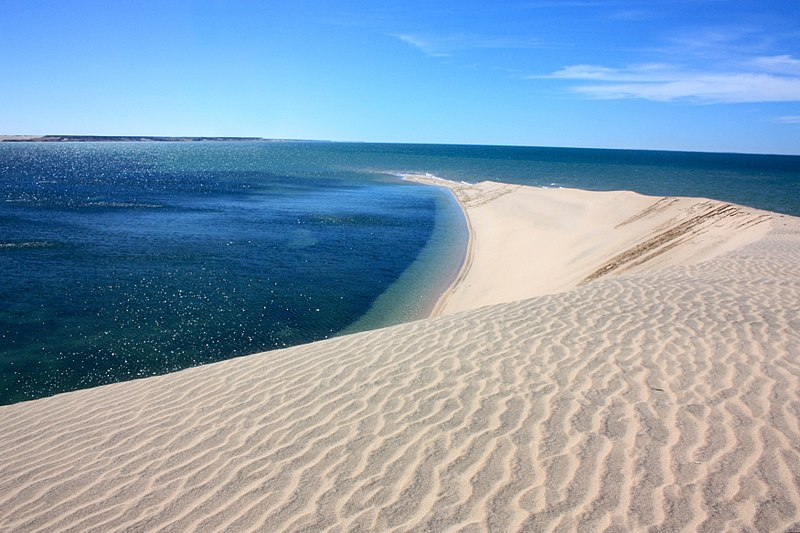
#> input picture src.jpg, 800 x 533 px
$ python averages.py
#> lines starting #> are read from the running program, lines starting #| are printed output that depends on the picture; long printed decimals are rounded
import numpy as np
import cv2
import sys
print(sys.version)

path = "./src.jpg"

height, width = cv2.imread(path, 0).shape
#> height = 533; width = 800
img = cv2.imread(path)
#> img is the input picture: shape (533, 800, 3); mean B, G, R 178.1, 157.1, 132.9

print(height)
#| 533
print(width)
#| 800

buckets = 2

average = img.mean(axis=0).mean(axis=0)
#> average = [178.1, 157.1, 132.9]


def fillArea(x1, x2, y1, y2, img, value):
    for x in range(x2-x1):
        for y in range(y2-y1):
            img[x+x1][y+y1] = value


rowAvg = []
columnAvg = []

outImg = []
for y in range(height):
    rowAvg.append(img[y:y+1].mean(axis=0).mean(axis=0))
    print(img[y:y+1].mean(axis=0).mean(axis=0))
#> this loop made 533 passes
#| [246.894 146.451  72.745  ]
#| [247.421 147.026  73.294]
#| [247.791 147.914  73.74   ]
#| [248.465   148.746  74.496]
#| [248.489 149.406  74.6025 ]
#| [248.1725 149.13    74.265 ]
#| [247.649 149.215    73.8425 ]
#| [248.039 149.614  74.234]
#> (further printed lines are left out)
#> after the loop, rowAvg = 533 items, first 6: [246.9, 146.5, 72.75], [247.4, 147, 73.29], [247.8, 147.9, 73.74], [248.5, 148.7, 74.5], [248.5, 149.4, 74.6], [248.2, 149.1, 74.27]

for x in range(width):
    # TODO optimize
    acc = [0, 0, 0]
    for y in range(height):
        acc += img[y, x]

    columnAvg.append(acc / height)
#> after the loop, columnAvg = 800 items, first 6: [147.6, 117.1, 85.84], [147.4, 117.1, 85.71], [147.9, 117.7, 86.62], [147.6, 117.5, 86.33], [147.2, 117.1, 86.33], [146.9, 117, 86.13]

# row avg
'''for y in range(height):
    outImg.append([])
    for x in range(width):
        outImg[y].append(rowAvg[y])'''

# column avg
for y in range(height):
    outImg.append([])
    for x in range(width):
        outImg[y].append(columnAvg[x])
#> after the loop, outImg = 533 items

npImg = np.uint8(outImg)
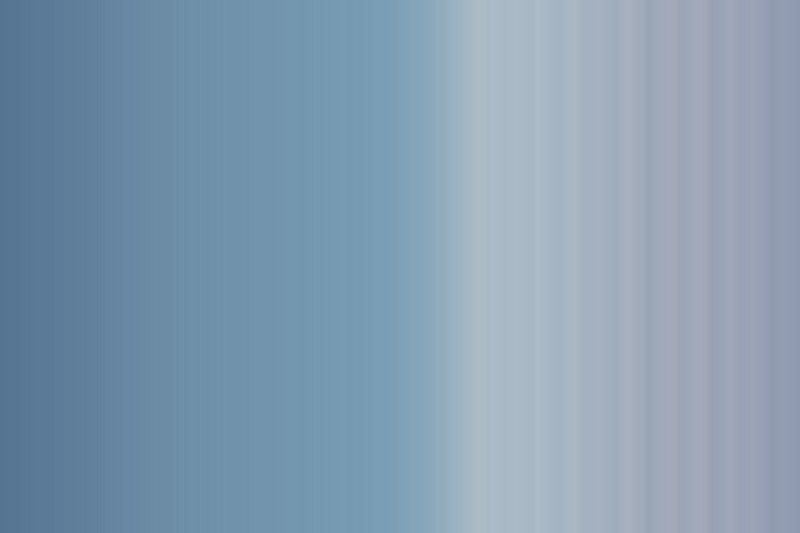
#> npImg: shape (533, 800, 3); mean of channels 0, 1, 2 177.6, 156.5, 132.4; drawn as B, G, R
cv2.imwrite('out2.jpg', npImg)

$ run again, with cursed.jpg copied over src.jpg
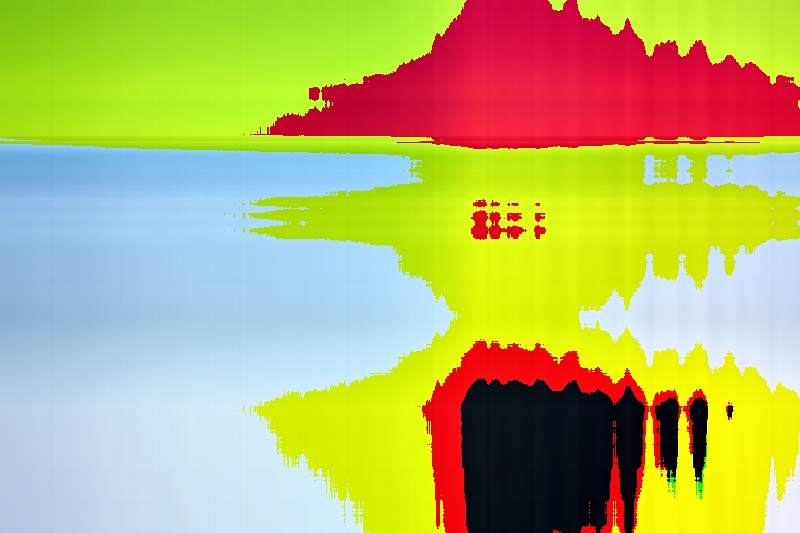
#> input picture cursed.jpg, 800 x 533 px
#> height = 533; width = 800
#> img is the input picture: shape (533, 800, 3); mean B, G, R 107.7, 181.3, 182.4
#| 533
#| 800
#> average = [107.7, 181.3, 182.4]
#> the loop `for y in range(height):` made 533 passes
#| [ 45.0475  200.431 168.7775 ]
#| [ 45.04   200.0125 168.825 ]
#| [ 45.3225  199.596 169.061]
#| [ 45.785   199.296 169.514]
#| [ 45.464 198.4025  169.2325 ]
#> (further printed lines are left out)
#> after the loop `for y in range(height):`: rowAvg = 533 items, first 6: [45.05, 200.4, 168.8], [45.04, 200, 168.8], [45.32, 199.6, 169.1], [45.78, 199.3, 169.5], [45.46, 198.4, 169.2], [45.84, 198.3, 169.6]
#> after the loop `for x in range(width):`: columnAvg = 800 items, first 6: [168, 194.9, 152], [168.2, 195.2, 152.2], [168.3, 195.5, 152.5], [168.3, 195.4, 152.5], [168, 195.1, 152.2], [168, 195.2, 152.2]
#> after the loop `for y in range(height):`: outImg = 533 items
#> `npImg = np.uint8(outImg)`:
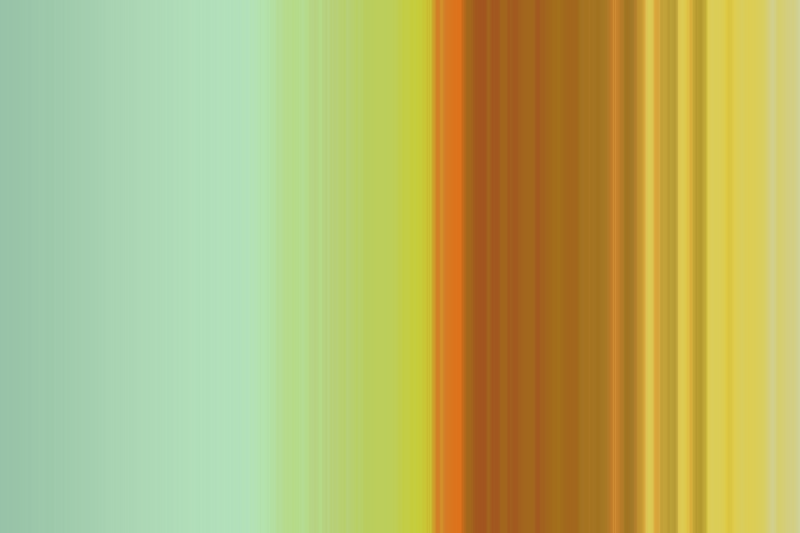
#> npImg: shape (533, 800, 3); mean of channels 0, 1, 2 107.2, 180.8, 181.9; drawn as B, G, R
